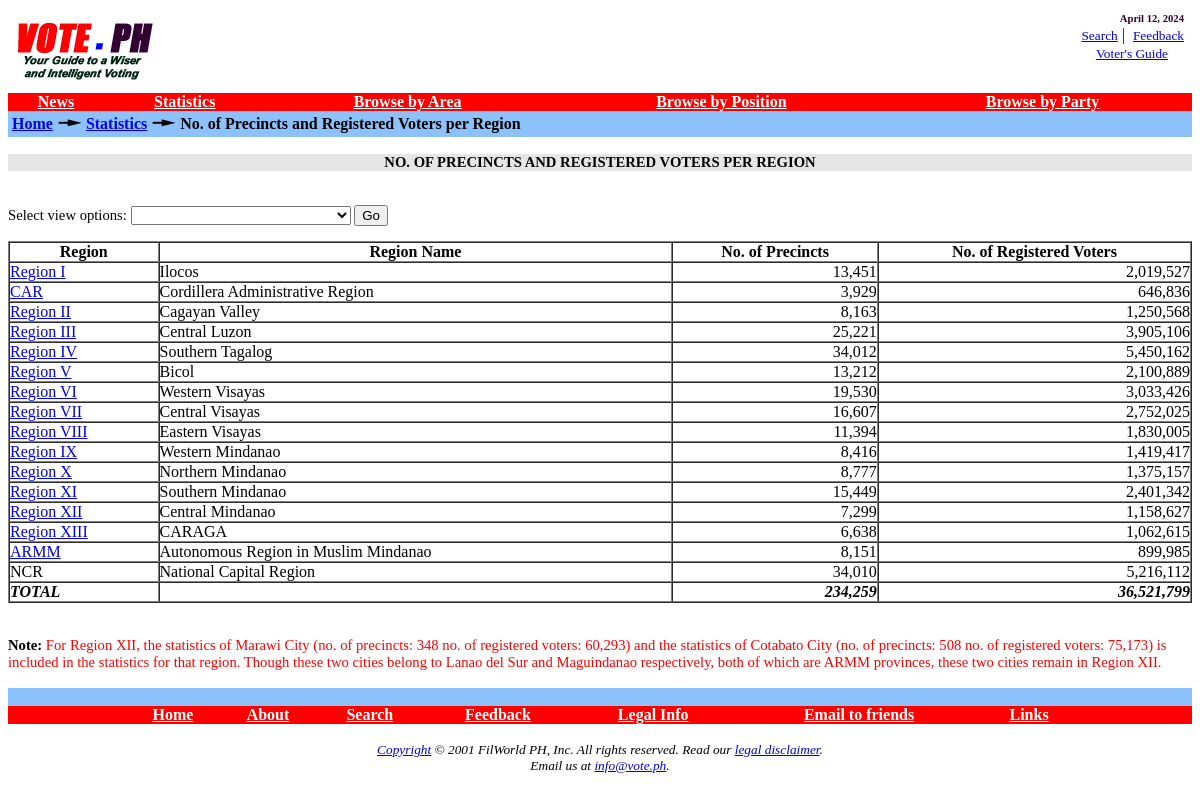
The page /PHP/vote/statistics/regionalstat2.php on the database its author committed.
### tables this page shows
CREATE TABLE regions (
  region_id tinyint(4) unsigned NOT NULL auto_increment,
  regionname varchar(12) NOT NULL default '',
  fullname varchar(45) NOT NULL default '',
  regorder tinyint(4) unsigned NOT NULL default '0',
  PRIMARY KEY  (region_id),
  UNIQUE KEY fullname (fullname),
  UNIQUE KEY regionname (regionname)
) TYPE=MyISAM;

CREATE TABLE municity (
  municity_id smallint(5) unsigned NOT NULL auto_increment,
  name varchar(30) NOT NULL default '',
  legdist_id smallint(5) unsigned NOT NULL default '0',
  factsheet text NOT NULL,
  numbarangays smallint(5) unsigned NOT NULL default '0',
  nummaleregvoters int(10) unsigned NOT NULL default '0',
  numfemaleregvoters int(10) unsigned NOT NULL default '0',
  landarea smallint(5) unsigned NOT NULL default '0',
  numregvoters int(10) unsigned NOT NULL default '0',
  numprecincts int(10) unsigned NOT NULL default '0',
  is_maydispresult enum('Y','N') NOT NULL default 'N',
  is_vmaydispresult enum('Y','N') NOT NULL default 'N',
  is_coundispresult enum('Y','N') NOT NULL default 'N',
  mayresultcomment tinytext NOT NULL,
  vmayresultcomment tinytext NOT NULL,
  counresultcomment tinytext NOT NULL,
  PRIMARY KEY  (municity_id),
  UNIQUE KEY name (name,legdist_id)
) TYPE=MyISAM;

### PHP/vote/mysql_config.inc (called while the page is built, shortened)
<?PHP
if ($OS == "Windows_NT") {
	$fil_mysqlhost = "localhost";
	$fil_mysqldbname = "vote";
	$fil_mysqluser = "root";
	$fil_mysqlpassword = "mscs9391533";
	$webmasteremail = "vote@vote.ph";
} else {
	$fil_mysqldbname = "vote";
}
function getqueryresults ($query) {
  $queryresults = mysql_query($query) or die("Select failed! (Possibly due to some duplicate entries found...)");
  return $filevents =  $queryresults;
}
?>

### PHP/vote/statistics/regionalstat2.php (the view, shortened to what this page needs)
<!DOCTYPE HTML PUBLIC "-//W3C//DTD HTML 4.0 Transitional//EN">
<HTML>
<HEAD>
<?PHP if ($OS == "Windows_NT") { $votehome="D:/Documents/Data/web/production"; } else { $votehome="/home/vote/www"; } require("$votehome/vote/ssi/metaheaders.inc"); ?>
<?PHP require ("$votehome/vote/mysql_config.inc"); ?>
<?PHP
$sortorder = "";
$query = "SELECT regions.regionname, regions.fullname, regions.region_id, Sum(provinces.numprecincts) AS numprecincts, Sum(provinces.numregvoters) AS numregvoters
	FROM regions,provinces
	WHERE regions.region_id = provinces.region_id
	GROUP BY regions.regorder".$sortorder;
$provstat =  getqueryresults($query);
$query = "SELECT 'NCR' As regionname, 'National Capital Region' As fullname,Sum(nationalcapitalregion.numprecincts) AS numprecincts, Sum(nationalcapitalregion.numregvoters) AS numregvoters
	FROM nationalcapitalregion";
$ncrstat =  getqueryresults($query);
$ncrstatrow = mysql_fetch_array($ncrstat);
$query = "SELECT municity.municity_id, municity.name As municity, municity.numregvoters, municity.numprecincts
          FROM municity
		  WHERE municity.name = 'MARAWI CITY'";
$marawidet = getqueryresults($query);
$marawidetrow = mysql_fetch_array($marawidet);
$query = "SELECT municity.municity_id, municity.name As municity, municity.numregvoters, municity.numprecincts
          FROM municity
		  WHERE municity.name = 'COTABATO CITY'";
$cotabatodet = getqueryresults($query);
$cotabatodetrow = mysql_fetch_array($cotabatodet);
?>
</HEAD>
<BODY BGCOLOR="#FFFFFF">
<?PHP require("$votehome/vote/ssi/bannertable.inc"); ?>
<TABLE WIDTH="100%" BORDER="0" CELLSPACING="0" CELLPADDING="4">
<TR>
<TD WIDTH="100%" HEIGHT="12" COLSPAN="2" VALIGN="middle" BGCOLOR="#8DC1FC">
<A HREF="/vote/"><B>Home</B></A>
<IMG SRC="/vote/graphics/rightarrow.gif" WIDTH="25" HEIGHT="12" BORDER="0" ALT="-->">
<A HREF="/vote/statistics"><B>Statistics</B></A>
<IMG SRC="/vote/graphics/rightarrow.gif" WIDTH="25" HEIGHT="12" BORDER="0" ALT="-->">
<B> No. of Precincts and Registered Voters per Region</B>
</TD>
</TR>
</TABLE>
<BR>
<DIV ALIGN="center" STYLE="background-color: #E6E6E6;"><B>NO. OF PRECINCTS AND REGISTERED VOTERS PER REGION</B></DIV>
<BR>
<BR>
<FORM ACTION=<?PHP echo $PHP_SELF; ?>>
	Select view options:
	<SELECT NAME="optiontype" SIZE="1">
		<OPTION VALUE="0">&nbsp;</OPTION>
	</SELECT>
	<INPUT TYPE="submit" VALUE="Go">
</FORM>
<TABLE WIDTH="100%" BORDER="1" CELLSPACING="0" CELLPADDING="0" ALIGN="center">
	<TR>
		<TD ALIGN="center"><B>Region</B></TD>
		<TD ALIGN="center"><B>Region Name</B></TD>
		<TD ALIGN="center"><B>No. of Precincts</B></TD>
		<TD ALIGN="center"><B>No. of Registered Voters</B></TD>
	</TR>
	<?PHP $rsumprecincts = 0;
		  $rsumregvoters = 0;
	?>
	<?PHP while ($provstatrow = mysql_fetch_array($provstat)) { ?>
		<TR>
			<?PHP if ($provstatrow['regionname'] == 'Region XII') {
				      $provstatrow['numprecincts'] = $provstatrow['numprecincts'] + $marawidetrow['numprecincts'] + $cotabatodetrow['numprecincts'];
				      $provstatrow['numregvoters'] = $provstatrow['numregvoters'] + $marawidetrow['numregvoters'] + $cotabatodetrow['numregvoters'];
			       }
			?>
			<TD><A HREF=<?PHP echo "/vote/statistics/regionalstat2det.php?regionid=".$provstatrow['region_id']; ?>><?PHP echo $provstatrow['regionname']; ?></A></TD>
			<TD><?PHP echo $provstatrow['fullname']; ?></TD>
			<TD ALIGN="right"><?PHP echo number_format($provstatrow['numprecincts']); $rsumprecincts = $rsumprecincts + $provstatrow['numprecincts']; ?></TD>
			<TD ALIGN="right"><?PHP echo number_format($provstatrow['numregvoters']); $rsumregvoters = $rsumregvoters + $provstatrow['numregvoters']; ?></TD>
		</TR>
	<?PHP } ?>
		<TR>
			<TD><?PHP echo $ncrstatrow['regionname']; ?></TD>
			<TD><?PHP echo $ncrstatrow['fullname']; ?></TD>
			<TD ALIGN="right"><?PHP echo number_format($ncrstatrow['numprecincts']); $rsumprecincts = $rsumprecincts + $ncrstatrow['numprecincts']; ?></TD>
			<TD ALIGN="right"><?PHP echo number_format($ncrstatrow['numregvoters']); $rsumregvoters = $rsumregvoters + $ncrstatrow['numregvoters']; ?></TD>
		</TR>
	<TR>
		<TD><B><I>TOTAL</I></B></TD>
		<TD>&nbsp;</TD>
		<TD ALIGN="right"><B><I><?PHP echo number_format($rsumprecincts); ?></I></B></TD>
		<TD ALIGN="right"><B><I><?PHP echo number_format($rsumregvoters); ?></I></B></TD>
	</TR>
</TABLE>
<BR>
<BR>
<B>Note:</B> <SPAN STYLE="color: Red;">For Region XII, the statistics of Marawi City (<?PHP echo "no. of precincts:&nbsp;".number_format($marawidetrow['numprecincts'])."&nbsp;no. of registered voters:&nbsp;".number_format($marawidetrow['numregvoters']); ?>) and
 the statistics of Cotabato City (<?PHP echo "no. of precincts:&nbsp;".number_format($cotabatodetrow['numprecincts'])."&nbsp;no. of registered voters:&nbsp;".number_format($cotabatodetrow['numregvoters']); ?>) is included in the
 statistics for that region. Though these two cities belong to Lanao del Sur and Maguindanao respectively, both of which are ARMM provinces, these two cities remain in Region XII.</SPAN>
<BR><BR>
<?PHP require("$votehome/vote/ssi/bottombar.inc"); ?>
</BODY>
</HTML>

### PHP/vote/css/vote.css (style rules this page uses)
BODY { font-family : "Times New Roman"; font-size : 11pt; }

### rows shown on the page
regions: regionname "Region I", fullname "Ilocos", numprecincts "13,451", numregvoters "2,019,527"
regions: regionname "CAR", fullname "Cordillera Administrative Region", numprecincts "3,929", numregvoters "646,836"
regions: regionname "Region II", fullname "Cagayan Valley", numprecincts "8,163", numregvoters "1,250,568"
regions: regionname "Region III", fullname "Central Luzon", numprecincts "25,221", numregvoters "3,905,106"
regions: regionname "Region IV", fullname "Southern Tagalog", numprecincts "34,012", numregvoters "5,450,162"
regions: regionname "Region V", fullname "Bicol", numprecincts "13,212", numregvoters "2,100,889"
regions: regionname "Region VI", fullname "Western Visayas", numprecincts "19,530", numregvoters "3,033,426"
regions: regionname "Region VII", fullname "Central Visayas", numprecincts "16,607", numregvoters "2,752,025"
regions: regionname "Region VIII", fullname "Eastern Visayas", numprecincts "11,394", numregvoters "1,830,005"
regions: regionname "Region IX", fullname "Western Mindanao", numprecincts "8,416", numregvoters "1,419,417"
regions: regionname "Region X", fullname "Northern Mindanao", numprecincts "8,777", numregvoters "1,375,157"
regions: regionname "Region XI", fullname "Southern Mindanao", numprecincts "15,449", numregvoters "2,401,342"
regions: regionname "Region XII", fullname "Central Mindanao", numprecincts "7,299", numregvoters "1,158,627"
regions: regionname "Region XIII", fullname "CARAGA", numprecincts "6,638", numregvoters "1,062,615"
regions: regionname "ARMM", fullname "Autonomous Region in Muslim Mindanao", numprecincts "8,151", numregvoters "899,985"
municity: numprecincts "348", numregvoters "60,293"
municity: numprecincts "508", numregvoters "75,173"

### other values the page prints
strftime('%B %d, %Y') "April 12, 2024"
$ncrstatrow['regionname'] "NCR"
$ncrstatrow['fullname'] "National Capital Region"
$ncrstatrow['numprecincts'] "34,010"
$ncrstatrow['numregvoters'] "5,216,112"
$rsumprecincts "234,259"
$rsumregvoters "36,521,799"
